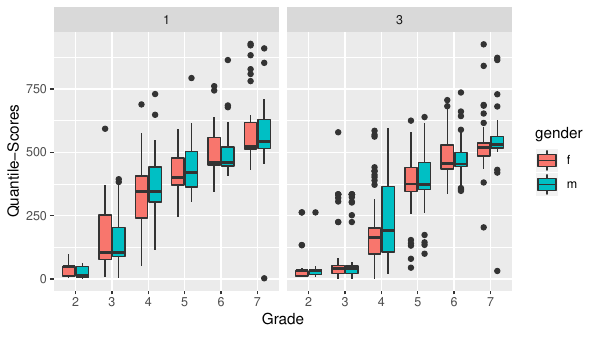

R code for this plot:
install.packages('devtools')
devtools::install_github('Oefenweb/r-database')
oefenwebTools::lintrProfile("myfile.R")
devtools::install_github('Oefenweb/r-tools')
con = oefenwebDatabase::connect()
my_data_domains <- DBI::dbGetQuery(con, "SELECT * FROM domains")
my_data_domains <- suppressWarnings(DBI::dbGetQuery(con, "SELECT * FROM domains"))
my_data_user <- suppressWarnings(DBI::dbGetQuery(con, 
                                 "SELECT user_id, users.gender, q_score, domain_id, grade
                                 FROM user_domain_ratings
                                 LEFT JOIN users ON user_domain_ratings.user_id = users.id
                                 WHERE user_domain_ratings.created > '2018-01-01' 
                                 AND grade BETWEEN 2 AND 7"))

install.packages("tidyverse")
library(tidyverse)
# select addition and multiplication
clean_data <- my_data_user %>% 
  subset(domain_id %in% c(1,3))
# make factors
clean_data$grade <- as.factor(clean_data$grade)
clean_data$domain_id <- as.factor(clean_data$domain_id)
# omit missing data:
clean_data <- na.omit(clean_data)

# ggplot(data = clean_data, 
#        aes(x = grade, 
#            y  = q_score, 
#            colour = gender)) +
#   geom_point()

# original plot
p_out <- ggplot(data = clean_data,
                aes(x = grade, y  = q_score)) +
  geom_boxplot(aes(fill = domain_id, linetype = gender)) +
  xlab("Grade") +
  ylab("Quantile-Scores")

ggsave("original.pdf", plot = p_out)

# comparing females v.s. males
p_out <- ggplot(data = clean_data, 
                aes(x = grade, y  = q_score)) +
  geom_boxplot(aes(fill = gender)) +
  facet_grid(~domain_id) +
  xlab("Grade") + 
  ylab("Quantile-Scores")

ggsave("mod.pdf", plot = p_out)

# comparing domain_id
p_out <- ggplot(data = clean_data, 
                aes(x = grade, y  = q_score)) +
  geom_boxplot(aes(fill = domain_id)) +
  facet_grid(~gender) +
  xlab("Grade") + 
  ylab("Quantile-Scores")

ggsave("mod2.pdf", plot = p_out)
